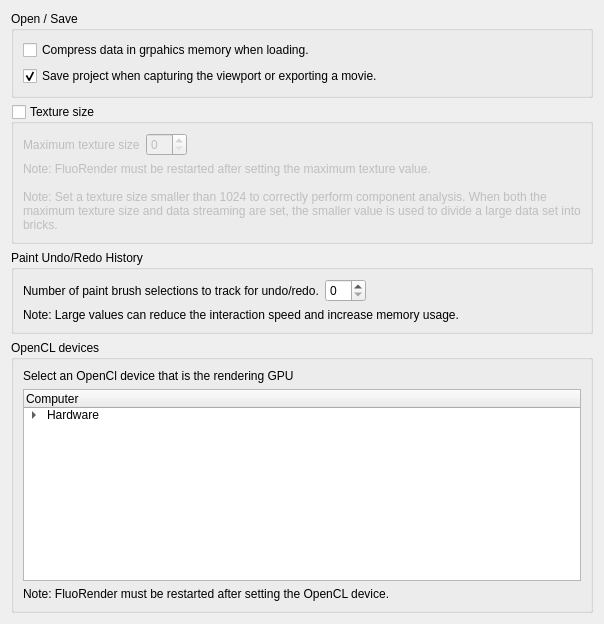
     <widget class="QWidget" name="ProjectTab">
      <attribute name="title">
       <string>Project</string>
      </attribute>
      <layout class="QVBoxLayout" name="ProjectLayout">
       <item>
        <widget class="QGroupBox" name="OpenSaveGroupBox">
         <property name="title">
          <string>Open / Save</string>
         </property>
         <layout class="QVBoxLayout" name="OpenSaveLayout">
          <item>
           <widget class="QCheckBox" name="CompressDataCheckBox">
            <property name="text">
             <string>Compress data in grpahics memory when loading.</string>
            </property>
           </widget>
          </item>
          <item>
           <widget class="QCheckBox" name="SaveProjectCheckBox">
            <property name="text">
             <string>Save project when capturing the viewport or exporting a movie.</string>
            </property>
            <property name="checked">
             <bool>true</bool>
            </property>
           </widget>
          </item>
         </layout>
        </widget>
       </item>
       <item>
        <widget class="QGroupBox" name="TextrueSizeGroupBox">
         <property name="title">
          <string>Texture size</string>
         </property>
         <property name="checkable">
          <bool>true</bool>
         </property>
         <property name="checked">
          <bool>false</bool>
         </property>
         <layout class="QVBoxLayout" name="TextrueSizeLayout">
          <item>
           <layout class="QHBoxLayout" name="TextrueMaxSizeLayout">
            <item>
             <widget class="QLabel" name="TextureMaxSizeLabel">
              <property name="text">
               <string>Maximum texture size</string>
              </property>
              <property name="buddy">
               <cstring>TextureMaxSizeSpinBox</cstring>
              </property>
             </widget>
            </item>
            <item>
             <widget class="QSpinBox" name="TextureMaxSizeSpinBox"/>
            </item>
            <item>
             <spacer name="horizontalSpacer">
              <property name="orientation">
               <enum>Qt::Horizontal</enum>
              </property>
              <property name="sizeHint" stdset="0">
               <size>
                <width>10</width>
                <height>10</height>
               </size>
              </property>
             </spacer>
            </item>
           </layout>
          </item>
          <item>
           <widget class="QLabel" name="TextureSizeNoteLabel">
            <property name="text">
             <string>Note: FluoRender must be restarted after setting the maximum texture value.

Note: Set a texture size smaller than 1024 to correctly perform component analysis. When both the maximum texture size and data streaming are set, the smaller value is used to divide a large data set into bricks.</string>
            </property>
            <property name="wordWrap">
             <bool>true</bool>
            </property>
           </widget>
          </item>
         </layout>
        </widget>
       </item>
       <item>
        <widget class="QGroupBox" name="PaintHistoryGroupBox">
         <property name="title">
          <string>Paint Undo/Redo History</string>
         </property>
         <layout class="QVBoxLayout" name="PaintHistoryLayout">
          <item>
           <layout class="QHBoxLayout" name="PaintUndoRedoLayout">
            <item>
             <widget class="QLabel" name="PaintUndoRedoLabel">
              <property name="text">
               <string>Number of paint brush selections to track for undo/redo.</string>
              </property>
              <property name="buddy">
               <cstring>PaintUndoRedoSpinBox</cstring>
              </property>
             </widget>
            </item>
            <item>
             <widget class="QSpinBox" name="PaintUndoRedoSpinBox">
              <property name="sizePolicy">
               <sizepolicy hsizetype="Minimum" vsizetype="Fixed">
                <horstretch>0</horstretch>
                <verstretch>0</verstretch>
               </sizepolicy>
              </property>
             </widget>
            </item>
            <item>
             <spacer name="PaintUndoRedoSpacer">
              <property name="orientation">
               <enum>Qt::Horizontal</enum>
              </property>
              <property name="sizeHint" stdset="0">
               <size>
                <width>10</width>
                <height>10</height>
               </size>
              </property>
             </spacer>
            </item>
           </layout>
          </item>
          <item>
           <widget class="QLabel" name="PaintUndoRedoNoteLabel">
            <property name="text">
             <string>Note: Large values can reduce the interaction speed and increase memory usage.</string>
            </property>
           </widget>
          </item>
         </layout>
        </widget>
       </item>
       <item>
        <widget class="QGroupBox" name="OpenCLGroupBox">
         <property name="title">
          <string>OpenCL devices</string>
         </property>
         <layout class="QVBoxLayout" name="OpenCLLayout">
          <item>
           <widget class="QLabel" name="OpenCLLabel">
            <property name="text">
             <string>Select an OpenCl device that is the rendering GPU</string>
            </property>
            <property name="buddy">
             <cstring>OpenCLTreeWidget</cstring>
            </property>
           </widget>
          </item>
          <item>
           <widget class="QTreeWidget" name="OpenCLTreeWidget">
            <column>
             <property name="text">
              <string>Computer</string>
             </property>
            </column>
            <item>
             <property name="text">
              <string>Hardware</string>
             </property>
             <item>
              <property name="text">
               <string>Device</string>
              </property>
             </item>
            </item>
           </widget>
          </item>
          <item>
           <widget class="QLabel" name="OpenCLNoteLabel">
            <property name="text">
             <string>Note: FluoRender must be restarted after setting the OpenCL device.</string>
            </property>
           </widget>
          </item>
         </layout>
        </widget>
       </item>
      </layout>
     </widget>
